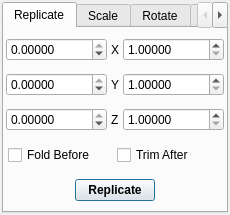
<ui version="4.0" >
 <class>CellTransformDialog</class>
 <widget class="QDialog" name="CellTransformDialog" >
  <property name="geometry" >
   <rect>
    <x>0</x>
    <y>0</y>
    <width>230</width>
    <height>215</height>
   </rect>
  </property>
  <property name="windowTitle" >
   <string>Transform Cell</string>
  </property>
  <property name="windowIcon" >
   <iconset resource="icons.qrc" >:/stackicons/icons/stack_celledit.svg</iconset>
  </property>
  <layout class="QHBoxLayout" >
   <property name="margin" >
    <number>2</number>
   </property>
   <property name="spacing" >
    <number>4</number>
   </property>
   <item>
    <widget class="QTabWidget" name="CellTransformTabs" >
     <property name="currentIndex" >
      <number>0</number>
     </property>
     <widget class="QWidget" name="ReplicateTab" >
      <attribute name="title" >
       <string>Replicate</string>
      </attribute>
      <layout class="QVBoxLayout" >
       <property name="margin" >
        <number>2</number>
       </property>
       <property name="spacing" >
        <number>4</number>
       </property>
       <item>
        <layout class="QHBoxLayout" >
         <property name="margin" >
          <number>0</number>
         </property>
         <property name="spacing" >
          <number>4</number>
         </property>
         <item>
          <widget class="QDoubleSpinBox" name="CellReplicateNegXSpin" >
           <property name="sizePolicy" >
            <sizepolicy>
             <hsizetype>7</hsizetype>
             <vsizetype>0</vsizetype>
             <horstretch>0</horstretch>
             <verstretch>0</verstretch>
            </sizepolicy>
           </property>
           <property name="decimals" >
            <number>5</number>
           </property>
           <property name="maximum" >
            <double>0.000000000000000</double>
           </property>
           <property name="minimum" >
            <double>-100.000000000000000</double>
           </property>
          </widget>
         </item>
         <item>
          <widget class="QLabel" name="label_11" >
           <property name="sizePolicy" >
            <sizepolicy>
             <hsizetype>1</hsizetype>
             <vsizetype>5</vsizetype>
             <horstretch>0</horstretch>
             <verstretch>0</verstretch>
            </sizepolicy>
           </property>
           <property name="text" >
            <string>X</string>
           </property>
          </widget>
         </item>
         <item>
          <widget class="QDoubleSpinBox" name="CellReplicatePosXSpin" >
           <property name="sizePolicy" >
            <sizepolicy>
             <hsizetype>7</hsizetype>
             <vsizetype>0</vsizetype>
             <horstretch>0</horstretch>
             <verstretch>0</verstretch>
            </sizepolicy>
           </property>
           <property name="decimals" >
            <number>5</number>
           </property>
           <property name="minimum" >
            <double>1.000000000000000</double>
           </property>
          </widget>
         </item>
        </layout>
       </item>
       <item>
        <layout class="QHBoxLayout" >
         <property name="margin" >
          <number>0</number>
         </property>
         <property name="spacing" >
          <number>4</number>
         </property>
         <item>
          <widget class="QDoubleSpinBox" name="CellReplicateNegYSpin" >
           <property name="sizePolicy" >
            <sizepolicy>
             <hsizetype>7</hsizetype>
             <vsizetype>0</vsizetype>
             <horstretch>0</horstretch>
             <verstretch>0</verstretch>
            </sizepolicy>
           </property>
           <property name="decimals" >
            <number>5</number>
           </property>
           <property name="maximum" >
            <double>0.000000000000000</double>
           </property>
           <property name="minimum" >
            <double>-100.000000000000000</double>
           </property>
          </widget>
         </item>
         <item>
          <widget class="QLabel" name="label_28" >
           <property name="sizePolicy" >
            <sizepolicy>
             <hsizetype>1</hsizetype>
             <vsizetype>5</vsizetype>
             <horstretch>0</horstretch>
             <verstretch>0</verstretch>
            </sizepolicy>
           </property>
           <property name="text" >
            <string>Y</string>
           </property>
          </widget>
         </item>
         <item>
          <widget class="QDoubleSpinBox" name="CellReplicatePosYSpin" >
           <property name="sizePolicy" >
            <sizepolicy>
             <hsizetype>7</hsizetype>
             <vsizetype>0</vsizetype>
             <horstretch>0</horstretch>
             <verstretch>0</verstretch>
            </sizepolicy>
           </property>
           <property name="decimals" >
            <number>5</number>
           </property>
           <property name="minimum" >
            <double>1.000000000000000</double>
           </property>
          </widget>
         </item>
        </layout>
       </item>
       <item>
        <layout class="QHBoxLayout" >
         <property name="margin" >
          <number>0</number>
         </property>
         <property name="spacing" >
          <number>4</number>
         </property>
         <item>
          <widget class="QDoubleSpinBox" name="CellReplicateNegZSpin" >
           <property name="sizePolicy" >
            <sizepolicy>
             <hsizetype>7</hsizetype>
             <vsizetype>0</vsizetype>
             <horstretch>0</horstretch>
             <verstretch>0</verstretch>
            </sizepolicy>
           </property>
           <property name="decimals" >
            <number>5</number>
           </property>
           <property name="maximum" >
            <double>0.000000000000000</double>
           </property>
           <property name="minimum" >
            <double>-100.000000000000000</double>
           </property>
          </widget>
         </item>
         <item>
          <widget class="QLabel" name="label_29" >
           <property name="sizePolicy" >
            <sizepolicy>
             <hsizetype>1</hsizetype>
             <vsizetype>5</vsizetype>
             <horstretch>0</horstretch>
             <verstretch>0</verstretch>
            </sizepolicy>
           </property>
           <property name="text" >
            <string>Z</string>
           </property>
          </widget>
         </item>
         <item>
          <widget class="QDoubleSpinBox" name="CellReplicatePosZSpin" >
           <property name="sizePolicy" >
            <sizepolicy>
             <hsizetype>7</hsizetype>
             <vsizetype>0</vsizetype>
             <horstretch>0</horstretch>
             <verstretch>0</verstretch>
            </sizepolicy>
           </property>
           <property name="decimals" >
            <number>5</number>
           </property>
           <property name="minimum" >
            <double>1.000000000000000</double>
           </property>
          </widget>
         </item>
        </layout>
       </item>
       <item>
        <layout class="QHBoxLayout" >
         <property name="margin" >
          <number>2</number>
         </property>
         <property name="spacing" >
          <number>4</number>
         </property>
         <item>
          <widget class="QCheckBox" name="CellReplicateFoldCheck" >
           <property name="sizePolicy" >
            <sizepolicy>
             <hsizetype>7</hsizetype>
             <vsizetype>0</vsizetype>
             <horstretch>0</horstretch>
             <verstretch>0</verstretch>
            </sizepolicy>
           </property>
           <property name="text" >
            <string>Fold Before</string>
           </property>
          </widget>
         </item>
         <item>
          <widget class="QCheckBox" name="CellReplicateTrimCheck" >
           <property name="sizePolicy" >
            <sizepolicy>
             <hsizetype>7</hsizetype>
             <vsizetype>0</vsizetype>
             <horstretch>0</horstretch>
             <verstretch>0</verstretch>
            </sizepolicy>
           </property>
           <property name="text" >
            <string>Trim After</string>
           </property>
          </widget>
         </item>
        </layout>
       </item>
       <item>
        <layout class="QHBoxLayout" >
         <property name="margin" >
          <number>0</number>
         </property>
         <property name="spacing" >
          <number>0</number>
         </property>
         <item>
          <spacer>
           <property name="orientation" >
            <enum>Qt::Horizontal</enum>
           </property>
           <property name="sizeHint" >
            <size>
             <width>40</width>
             <height>20</height>
            </size>
           </property>
          </spacer>
         </item>
         <item>
          <widget class="QPushButton" name="CellReplicateButton" >
           <property name="font" >
            <font>
             <weight>75</weight>
             <bold>true</bold>
            </font>
           </property>
           <property name="toolTip" >
            <string>Replicate current cell</string>
           </property>
           <property name="text" >
            <string>Replicate</string>
           </property>
          </widget>
         </item>
         <item>
          <spacer>
           <property name="orientation" >
            <enum>Qt::Horizontal</enum>
           </property>
           <property name="sizeHint" >
            <size>
             <width>40</width>
             <height>20</height>
            </size>
           </property>
          </spacer>
         </item>
        </layout>
       </item>
      </layout>
     </widget>
     <widget class="QWidget" name="ScaleTab" >
      <attribute name="title" >
       <string>Scale</string>
      </attribute>
      <layout class="QVBoxLayout" >
       <property name="margin" >
        <number>2</number>
       </property>
       <property name="spacing" >
        <number>4</number>
       </property>
       <item>
        <layout class="QGridLayout" >
         <property name="margin" >
          <number>0</number>
         </property>
         <property name="spacing" >
          <number>2</number>
         </property>
         <item row="2" column="1" >
          <widget class="QDoubleSpinBox" name="CellScaleZSpin" >
           <property name="sizePolicy" >
            <sizepolicy>
             <hsizetype>7</hsizetype>
             <vsizetype>0</vsizetype>
             <horstretch>0</horstretch>
             <verstretch>0</verstretch>
            </sizepolicy>
           </property>
           <property name="decimals" >
            <number>5</number>
           </property>
           <property name="value" >
            <double>1.000000000000000</double>
           </property>
          </widget>
         </item>
         <item row="0" column="0" >
          <widget class="QLabel" name="label_42" >
           <property name="sizePolicy" >
            <sizepolicy>
             <hsizetype>1</hsizetype>
             <vsizetype>5</vsizetype>
             <horstretch>0</horstretch>
             <verstretch>0</verstretch>
            </sizepolicy>
           </property>
           <property name="text" >
            <string>X</string>
           </property>
          </widget>
         </item>
         <item row="1" column="0" >
          <widget class="QLabel" name="label_43" >
           <property name="sizePolicy" >
            <sizepolicy>
             <hsizetype>1</hsizetype>
             <vsizetype>5</vsizetype>
             <horstretch>0</horstretch>
             <verstretch>0</verstretch>
            </sizepolicy>
           </property>
           <property name="text" >
            <string>Y</string>
           </property>
          </widget>
         </item>
         <item row="0" column="1" >
          <widget class="QDoubleSpinBox" name="CellScaleXSpin" >
           <property name="sizePolicy" >
            <sizepolicy>
             <hsizetype>7</hsizetype>
             <vsizetype>0</vsizetype>
             <horstretch>0</horstretch>
             <verstretch>0</verstretch>
            </sizepolicy>
           </property>
           <property name="decimals" >
            <number>5</number>
           </property>
           <property name="value" >
            <double>1.000000000000000</double>
           </property>
          </widget>
         </item>
         <item row="2" column="0" >
          <widget class="QLabel" name="label_44" >
           <property name="sizePolicy" >
            <sizepolicy>
             <hsizetype>1</hsizetype>
             <vsizetype>5</vsizetype>
             <horstretch>0</horstretch>
             <verstretch>0</verstretch>
            </sizepolicy>
           </property>
           <property name="text" >
            <string>Z</string>
           </property>
          </widget>
         </item>
         <item row="1" column="1" >
          <widget class="QDoubleSpinBox" name="CellScaleYSpin" >
           <property name="sizePolicy" >
            <sizepolicy>
             <hsizetype>7</hsizetype>
             <vsizetype>0</vsizetype>
             <horstretch>0</horstretch>
             <verstretch>0</verstretch>
            </sizepolicy>
           </property>
           <property name="decimals" >
            <number>5</number>
           </property>
           <property name="value" >
            <double>1.000000000000000</double>
           </property>
          </widget>
         </item>
        </layout>
       </item>
       <item>
        <layout class="QVBoxLayout" >
         <property name="margin" >
          <number>0</number>
         </property>
         <property name="spacing" >
          <number>2</number>
         </property>
         <item>
          <widget class="QCheckBox" name="CellScaleUseCogsCheck" >
           <property name="sizePolicy" >
            <sizepolicy>
             <hsizetype>7</hsizetype>
             <vsizetype>0</vsizetype>
             <horstretch>0</horstretch>
             <verstretch>0</verstretch>
            </sizepolicy>
           </property>
           <property name="toolTip" >
            <string>Scale the geometric centres of molecules rather than individual atoms</string>
           </property>
           <property name="text" >
            <string>Scale Molecule COG</string>
           </property>
          </widget>
         </item>
         <item>
          <widget class="QCheckBox" name="CellScaleCalculateEnergyCheck" >
           <property name="toolTip" >
            <string>Calculate the energy change from the scaling operation</string>
           </property>
           <property name="text" >
            <string>Calculate Energy Change</string>
           </property>
          </widget>
         </item>
         <item>
          <spacer>
           <property name="orientation" >
            <enum>Qt::Vertical</enum>
           </property>
           <property name="sizeHint" >
            <size>
             <width>20</width>
             <height>40</height>
            </size>
           </property>
          </spacer>
         </item>
        </layout>
       </item>
       <item>
        <layout class="QHBoxLayout" >
         <property name="margin" >
          <number>0</number>
         </property>
         <property name="spacing" >
          <number>6</number>
         </property>
         <item>
          <spacer>
           <property name="orientation" >
            <enum>Qt::Horizontal</enum>
           </property>
           <property name="sizeHint" >
            <size>
             <width>40</width>
             <height>20</height>
            </size>
           </property>
          </spacer>
         </item>
         <item>
          <widget class="QPushButton" name="CellScaleButton" >
           <property name="sizeIncrement" >
            <size>
             <width>0</width>
             <height>0</height>
            </size>
           </property>
           <property name="font" >
            <font>
             <pointsize>9</pointsize>
             <weight>75</weight>
             <bold>true</bold>
            </font>
           </property>
           <property name="toolTip" >
            <string>Scale current cell</string>
           </property>
           <property name="text" >
            <string>Scale</string>
           </property>
          </widget>
         </item>
         <item>
          <spacer>
           <property name="orientation" >
            <enum>Qt::Horizontal</enum>
           </property>
           <property name="sizeHint" >
            <size>
             <width>40</width>
             <height>20</height>
            </size>
           </property>
          </spacer>
         </item>
        </layout>
       </item>
      </layout>
     </widget>
     <widget class="QWidget" name="RotateTab" >
      <attribute name="title" >
       <string>Rotate</string>
      </attribute>
      <layout class="QVBoxLayout" >
       <property name="margin" >
        <number>2</number>
       </property>
       <property name="spacing" >
        <number>4</number>
       </property>
       <item>
        <layout class="QGridLayout" >
         <property name="margin" >
          <number>2</number>
         </property>
         <property name="spacing" >
          <number>4</number>
         </property>
         <item row="1" column="0" >
          <widget class="QLabel" name="label_2" >
           <property name="text" >
            <string>Rotate 90&amp;deg; around Y</string>
           </property>
           <property name="textFormat" >
            <enum>Qt::RichText</enum>
           </property>
          </widget>
         </item>
         <item row="0" column="1" >
          <widget class="QPushButton" name="CellRotateXAnticlockwise" >
           <property name="enabled" >
            <bool>false</bool>
           </property>
           <property name="sizePolicy" >
            <sizepolicy>
             <hsizetype>0</hsizetype>
             <vsizetype>0</vsizetype>
             <horstretch>0</horstretch>
             <verstretch>0</verstretch>
            </sizepolicy>
           </property>
           <property name="minimumSize" >
            <size>
             <width>30</width>
             <height>30</height>
            </size>
           </property>
           <property name="maximumSize" >
            <size>
             <width>30</width>
             <height>30</height>
            </size>
           </property>
           <property name="text" >
            <string/>
           </property>
           <property name="icon" >
            <iconset/>
           </property>
           <property name="iconSize" >
            <size>
             <width>20</width>
             <height>20</height>
            </size>
           </property>
          </widget>
         </item>
         <item row="0" column="0" >
          <widget class="QLabel" name="label" >
           <property name="text" >
            <string>Rotate 90&amp;deg; around X</string>
           </property>
           <property name="textFormat" >
            <enum>Qt::RichText</enum>
           </property>
          </widget>
         </item>
         <item row="0" column="2" >
          <widget class="QPushButton" name="CellRotateXClockwise" >
           <property name="enabled" >
            <bool>false</bool>
           </property>
           <property name="sizePolicy" >
            <sizepolicy>
             <hsizetype>0</hsizetype>
             <vsizetype>0</vsizetype>
             <horstretch>0</horstretch>
             <verstretch>0</verstretch>
            </sizepolicy>
           </property>
           <property name="minimumSize" >
            <size>
             <width>30</width>
             <height>30</height>
            </size>
           </property>
           <property name="maximumSize" >
            <size>
             <width>30</width>
             <height>30</height>
            </size>
           </property>
           <property name="text" >
            <string/>
           </property>
           <property name="icon" >
            <iconset/>
           </property>
           <property name="iconSize" >
            <size>
             <width>20</width>
             <height>20</height>
            </size>
           </property>
          </widget>
         </item>
         <item row="2" column="0" >
          <widget class="QLabel" name="label_3" >
           <property name="text" >
            <string>Rotate 90&amp;deg; around Z</string>
           </property>
           <property name="textFormat" >
            <enum>Qt::RichText</enum>
           </property>
          </widget>
         </item>
         <item row="1" column="1" >
          <widget class="QPushButton" name="CellRotateYAnticlockwise" >
           <property name="enabled" >
            <bool>false</bool>
           </property>
           <property name="sizePolicy" >
            <sizepolicy>
             <hsizetype>0</hsizetype>
             <vsizetype>0</vsizetype>
             <horstretch>0</horstretch>
             <verstretch>0</verstretch>
            </sizepolicy>
           </property>
           <property name="minimumSize" >
            <size>
             <width>30</width>
             <height>30</height>
            </size>
           </property>
           <property name="maximumSize" >
            <size>
             <width>30</width>
             <height>30</height>
            </size>
           </property>
           <property name="text" >
            <string/>
           </property>
           <property name="icon" >
            <iconset/>
           </property>
           <property name="iconSize" >
            <size>
             <width>20</width>
             <height>20</height>
            </size>
           </property>
          </widget>
         </item>
         <item row="1" column="2" >
          <widget class="QPushButton" name="CellRotateYClockwise" >
           <property name="enabled" >
            <bool>false</bool>
           </property>
           <property name="sizePolicy" >
            <sizepolicy>
             <hsizetype>0</hsizetype>
             <vsizetype>0</vsizetype>
             <horstretch>0</horstretch>
             <verstretch>0</verstretch>
            </sizepolicy>
           </property>
           <property name="minimumSize" >
            <size>
             <width>30</width>
             <height>30</height>
            </size>
           </property>
           <property name="maximumSize" >
            <size>
             <width>30</width>
             <height>30</height>
            </size>
           </property>
           <property name="text" >
            <string/>
           </property>
           <property name="icon" >
            <iconset/>
           </property>
           <property name="iconSize" >
            <size>
             <width>20</width>
             <height>20</height>
            </size>
           </property>
          </widget>
         </item>
         <item row="2" column="1" >
          <widget class="QPushButton" name="CellRotateZAnticlockwise" >
           <property name="enabled" >
            <bool>false</bool>
           </property>
           <property name="sizePolicy" >
            <sizepolicy>
             <hsizetype>0</hsizetype>
             <vsizetype>0</vsizetype>
             <horstretch>0</horstretch>
             <verstretch>0</verstretch>
            </sizepolicy>
           </property>
           <property name="minimumSize" >
            <size>
             <width>30</width>
             <height>30</height>
            </size>
           </property>
           <property name="maximumSize" >
            <size>
             <width>30</width>
             <height>30</height>
            </size>
           </property>
           <property name="text" >
            <string/>
           </property>
           <property name="icon" >
            <iconset/>
           </property>
           <property name="iconSize" >
            <size>
             <width>20</width>
             <height>20</height>
            </size>
           </property>
          </widget>
         </item>
         <item row="2" column="2" >
          <widget class="QPushButton" name="CellRotateZClockwise" >
           <property name="enabled" >
            <bool>false</bool>
           </property>
           <property name="sizePolicy" >
            <sizepolicy>
             <hsizetype>0</hsizetype>
             <vsizetype>0</vsizetype>
             <horstretch>0</horstretch>
             <verstretch>0</verstretch>
            </sizepolicy>
           </property>
           <property name="minimumSize" >
            <size>
             <width>30</width>
             <height>30</height>
            </size>
           </property>
           <property name="maximumSize" >
            <size>
             <width>30</width>
             <height>30</height>
            </size>
           </property>
           <property name="text" >
            <string/>
           </property>
           <property name="icon" >
            <iconset/>
           </property>
           <property name="iconSize" >
            <size>
             <width>20</width>
             <height>20</height>
            </size>
           </property>
          </widget>
         </item>
        </layout>
       </item>
      </layout>
     </widget>
     <widget class="QWidget" name="MillerTab" >
      <attribute name="title" >
       <string>Miller</string>
      </attribute>
      <layout class="QVBoxLayout" >
       <property name="margin" >
        <number>2</number>
       </property>
       <property name="spacing" >
        <number>4</number>
       </property>
       <item>
        <widget class="QGroupBox" name="MillerIndicesGroup" >
         <property name="title" >
          <string>Indices</string>
         </property>
         <layout class="QHBoxLayout" >
          <property name="margin" >
           <number>2</number>
          </property>
          <property name="spacing" >
           <number>4</number>
          </property>
          <item>
           <layout class="QGridLayout" >
            <property name="margin" >
             <number>0</number>
            </property>
            <property name="spacing" >
             <number>2</number>
            </property>
            <item row="0" column="1" >
             <widget class="QSpinBox" name="MillerHSpin" >
              <property name="minimum" >
               <number>-99</number>
              </property>
              <property name="value" >
               <number>1</number>
              </property>
             </widget>
            </item>
            <item row="0" column="4" >
             <widget class="QLabel" name="label_6" >
              <property name="sizePolicy" >
               <sizepolicy>
                <hsizetype>1</hsizetype>
                <vsizetype>5</vsizetype>
                <horstretch>0</horstretch>
                <verstretch>0</verstretch>
               </sizepolicy>
              </property>
              <property name="text" >
               <string>l</string>
              </property>
             </widget>
            </item>
            <item row="0" column="0" >
             <widget class="QLabel" name="label_4" >
              <property name="sizePolicy" >
               <sizepolicy>
                <hsizetype>1</hsizetype>
                <vsizetype>5</vsizetype>
                <horstretch>0</horstretch>
                <verstretch>0</verstretch>
               </sizepolicy>
              </property>
              <property name="text" >
               <string>h</string>
              </property>
             </widget>
            </item>
            <item row="0" column="3" >
             <widget class="QSpinBox" name="MillerKSpin" >
              <property name="minimum" >
               <number>-99</number>
              </property>
             </widget>
            </item>
            <item row="0" column="2" >
             <widget class="QLabel" name="label_5" >
              <property name="sizePolicy" >
               <sizepolicy>
                <hsizetype>1</hsizetype>
                <vsizetype>5</vsizetype>
                <horstretch>0</horstretch>
                <verstretch>0</verstretch>
               </sizepolicy>
              </property>
              <property name="text" >
               <string>k</string>
              </property>
             </widget>
            </item>
            <item row="0" column="5" >
             <widget class="QSpinBox" name="MillerLSpin" >
              <property name="minimum" >
               <number>-99</number>
              </property>
             </widget>
            </item>
           </layout>
          </item>
         </layout>
        </widget>
       </item>
       <item>
        <widget class="QGroupBox" name="MillerCutDirectionGroup" >
         <property name="title" >
          <string>Direction</string>
         </property>
         <layout class="QHBoxLayout" >
          <property name="margin" >
           <number>2</number>
          </property>
          <property name="spacing" >
           <number>4</number>
          </property>
          <item>
           <widget class="QRadioButton" name="MillerInRadio" >
            <property name="text" >
             <string>In</string>
            </property>
           </widget>
          </item>
          <item>
           <widget class="QRadioButton" name="MillerOutRadio" >
            <property name="text" >
             <string>Out</string>
            </property>
            <property name="checked" >
             <bool>true</bool>
            </property>
           </widget>
          </item>
         </layout>
        </widget>
       </item>
       <item>
        <layout class="QHBoxLayout" >
         <property name="margin" >
          <number>0</number>
         </property>
         <property name="spacing" >
          <number>6</number>
         </property>
         <item>
          <spacer>
           <property name="orientation" >
            <enum>Qt::Horizontal</enum>
           </property>
           <property name="sizeHint" >
            <size>
             <width>40</width>
             <height>20</height>
            </size>
           </property>
          </spacer>
         </item>
         <item>
          <widget class="QPushButton" name="MillerSelectButton" >
           <property name="font" >
            <font>
             <weight>75</weight>
             <bold>true</bold>
            </font>
           </property>
           <property name="text" >
            <string>Select</string>
           </property>
          </widget>
         </item>
         <item>
          <widget class="QPushButton" name="MillerCutButton" >
           <property name="font" >
            <font>
             <weight>75</weight>
             <bold>true</bold>
            </font>
           </property>
           <property name="text" >
            <string>Cut</string>
           </property>
          </widget>
         </item>
         <item>
          <spacer>
           <property name="orientation" >
            <enum>Qt::Horizontal</enum>
           </property>
           <property name="sizeHint" >
            <size>
             <width>40</width>
             <height>20</height>
            </size>
           </property>
          </spacer>
         </item>
        </layout>
       </item>
       <item>
        <spacer>
         <property name="orientation" >
          <enum>Qt::Vertical</enum>
         </property>
         <property name="sizeHint" >
          <size>
           <width>20</width>
           <height>40</height>
          </size>
         </property>
        </spacer>
       </item>
      </layout>
     </widget>
    </widget>
   </item>
  </layout>
 </widget>
 <tabstops>
  <tabstop>CellTransformTabs</tabstop>
  <tabstop>CellReplicateNegXSpin</tabstop>
  <tabstop>CellReplicatePosXSpin</tabstop>
  <tabstop>CellReplicateNegYSpin</tabstop>
  <tabstop>CellReplicatePosYSpin</tabstop>
  <tabstop>CellReplicateNegZSpin</tabstop>
  <tabstop>CellReplicatePosZSpin</tabstop>
  <tabstop>CellReplicateFoldCheck</tabstop>
  <tabstop>CellReplicateTrimCheck</tabstop>
  <tabstop>CellReplicateButton</tabstop>
  <tabstop>CellScaleXSpin</tabstop>
  <tabstop>CellScaleYSpin</tabstop>
  <tabstop>CellScaleZSpin</tabstop>
 </tabstops>
 <resources>
  <include location="icons.qrc" />
 </resources>
 <connections/>
</ui>
